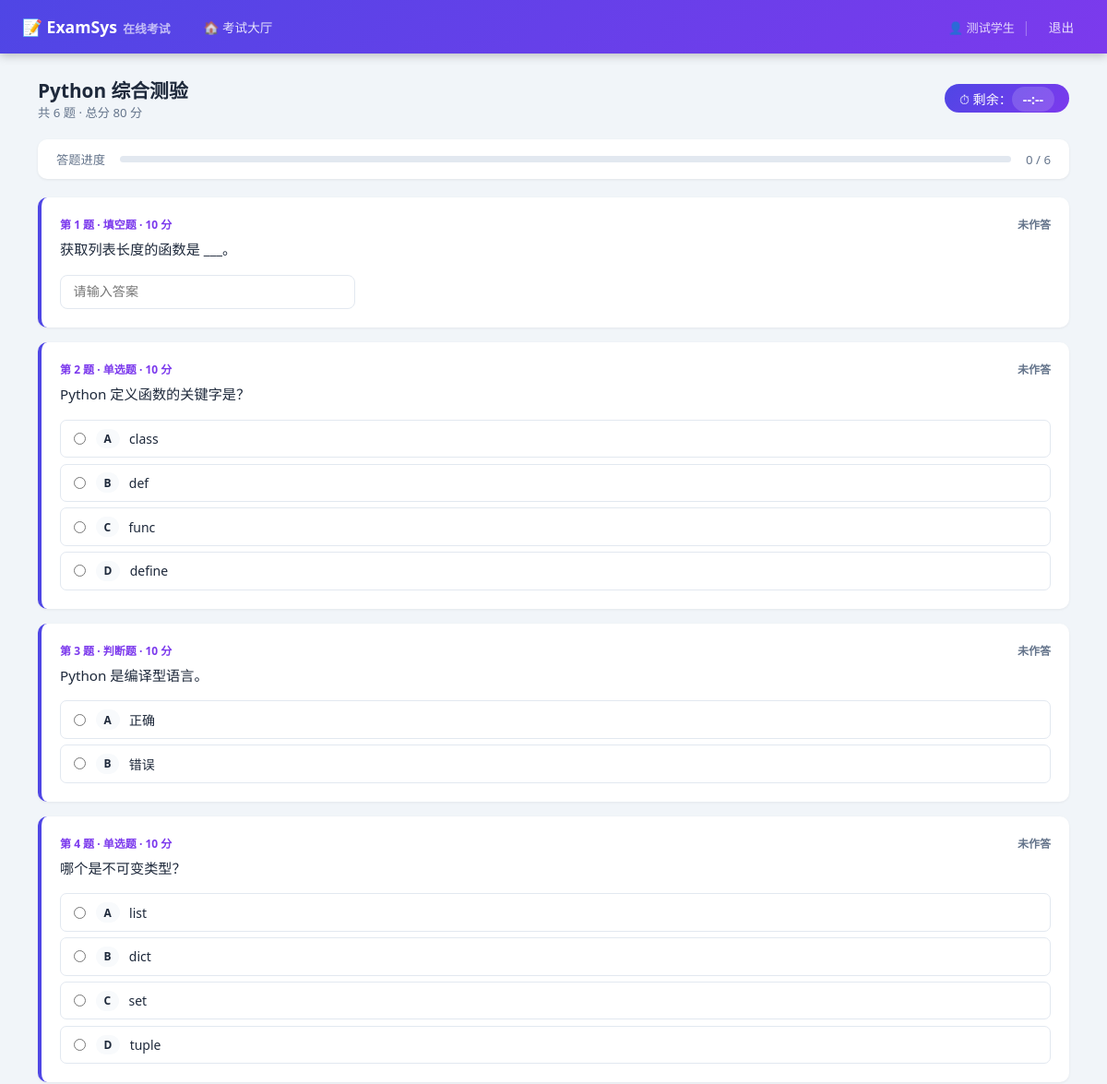
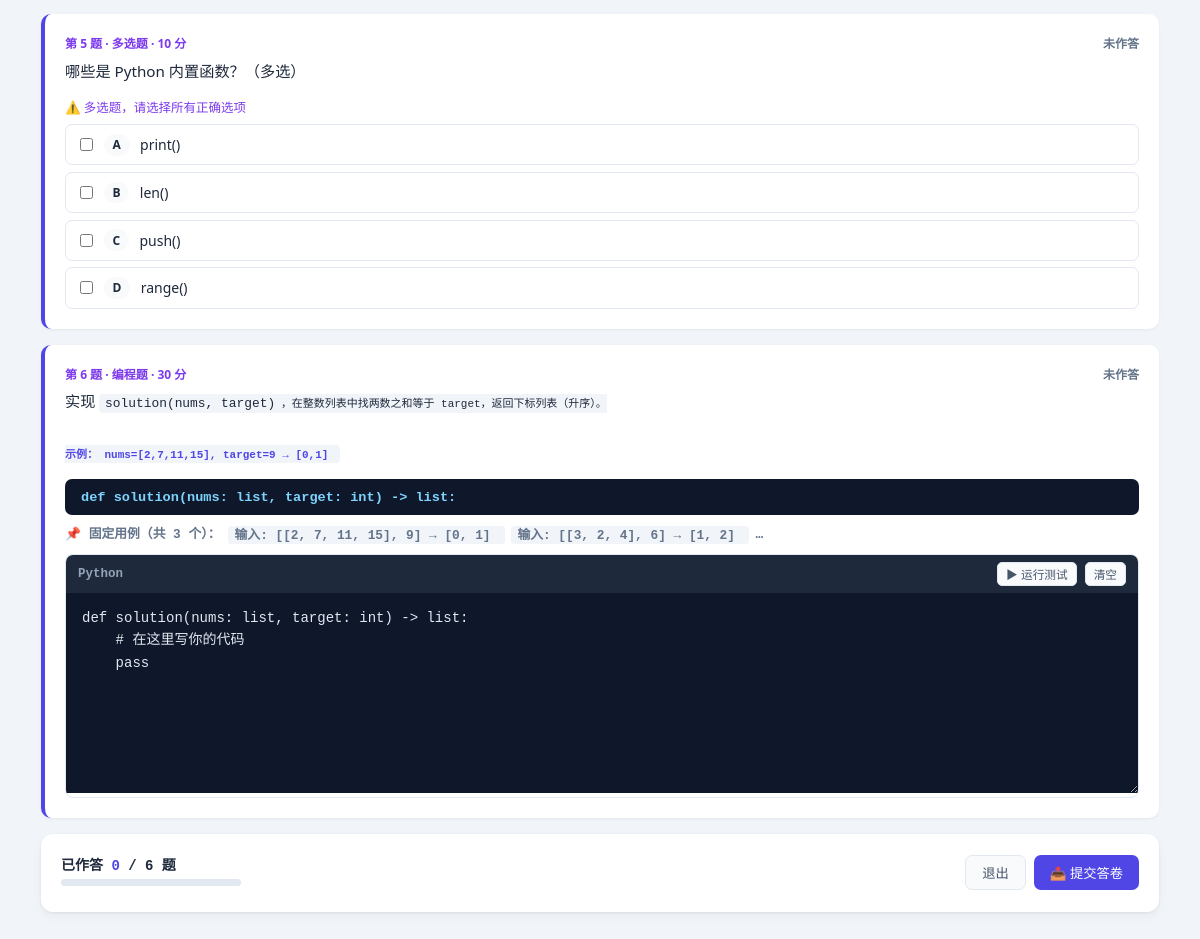
The app's page /exam/1/start (signed in) with its own data (2 pictures, top to bottom).
### tables this page shows
CREATE TABLE exams (
        id          INTEGER PRIMARY KEY AUTOINCREMENT,
        title       TEXT NOT NULL,
        description TEXT,
        duration    INTEGER DEFAULT 60,
        pass_score  INTEGER DEFAULT 60,
        shuffle     INTEGER DEFAULT 1,
        status      TEXT DEFAULT 'draft',
        created_by  INTEGER,
        created_at  TEXT DEFAULT (datetime('now','localtime')),
        FOREIGN KEY(created_by) REFERENCES users(id)
    );

CREATE TABLE questions (
        id             INTEGER PRIMARY KEY AUTOINCREMENT,
        exam_id        INTEGER NOT NULL,
        qtype          TEXT NOT NULL,
        content        TEXT NOT NULL,
        options        TEXT,
        answer         TEXT NOT NULL DEFAULT '',
        explanation    TEXT,
        score          INTEGER DEFAULT 10,
        sort_order     INTEGER DEFAULT 0,
        func_name      TEXT,
        func_signature TEXT,
        test_cases     TEXT,
        num_random     INTEGER DEFAULT 5,
        time_limit     INTEGER DEFAULT 5, keywords TEXT,
        FOREIGN KEY(exam_id) REFERENCES exams(id)
    );

### app.py (the view)
@app.route('/exam/<int:exam_id>/start')
@login_required
def start_exam(exam_id):
    db   = get_db()
    exam = db.execute("SELECT * FROM exams WHERE id=? AND status='published'",(exam_id,)).fetchone()
    if not exam: flash('考试不存在或未开放','warning'); return redirect(url_for('student_dashboard'))
    rec = db.execute("SELECT * FROM exam_records WHERE exam_id=? AND user_id=? AND finished_at IS NULL",
                     (exam_id, session['user_id'])).fetchone()
    if not rec:
        db.execute("INSERT INTO exam_records(exam_id,user_id) VALUES(?,?)",(exam_id,session['user_id']))
        db.commit()
        rec = db.execute("SELECT * FROM exam_records WHERE exam_id=? AND user_id=? AND finished_at IS NULL",
                         (exam_id,session['user_id'])).fetchone()
    qs = [dict(q) for q in db.execute(
        "SELECT * FROM questions WHERE exam_id=? ORDER BY sort_order",(exam_id,)).fetchall()]
    for q in qs:
        if q['options']:    q['options']    = json.loads(q['options'])
        if q.get('test_cases'): q['test_cases'] = json.loads(q['test_cases'])
    if exam['shuffle']:
        nc = [q for q in qs if q['qtype']!='coding']
        cq = [q for q in qs if q['qtype']=='coding']
        random.shuffle(nc); qs = nc + cq
    return render_template('exam_take.html', exam=exam, questions=qs, record=rec)

### app.py (called while the page is built)
def get_db():
    if 'db' not in g:
        g.db = sqlite3.connect(DB_PATH)
        g.db.row_factory = sqlite3.Row
        g.db.execute("PRAGMA journal_mode=WAL")
    return g.db

def login_required(f):
    @wraps(f)
    def d(*a,**kw):
        if 'user_id' not in session:
            flash('请先登录','warning'); return redirect(url_for('login'))
        return f(*a,**kw)
    return d

### templates/exam_take.html (shortened to what this page needs)
{% extends 'base.html' %}
{% block content %}
<div class="flex aic jb fw" style="margin-bottom:1.25rem;gap:1rem">
  <div>
    <h1 style="font-size:1.3rem;color:var(--text)">{{ exam.title }}</h1>
    <p class="muted">共 {{ questions|length }} 题 · 总分 {{ questions|sum(attribute='score') }} 分</p>
  </div>
  <div class="flex aic gap1">
    <span style="background:linear-gradient(135deg,var(--pri),var(--pri2));padding:.35rem 1rem;border-radius:20px;color:#fff;font-size:.88rem">
      ⏱ 剩余：<strong id="timer">--:--</strong>
    </span>
  </div>
</div>
<div style="background:var(--card);border-radius:10px;padding:.75rem 1.25rem;margin-bottom:1.25rem;box-shadow:0 1px 3px rgba(0,0,0,.07);display:flex;align-items:center;gap:1rem">
  <span class="muted" style="font-size:.83rem;white-space:nowrap">答题进度</span>
  <div class="pbar" style="flex:1"><div class="pfill" id="prog-fill" style="width:0%"></div></div>
  <span id="prog-text" class="muted" style="font-size:.83rem;white-space:nowrap">0 / {{ questions|length }}</span>
</div>
<form method="POST" action="{{ url_for('submit_exam', rid=record.id) }}" id="examForm">
{% for q in questions %}
<div class="qcard" id="qc_{{ loop.index }}">
  <div class="qnum">
    <span>
      第 {{ loop.index }} 题 ·
      {% if q.qtype=='single' %}单选题{% elif q.qtype=='multi' %}多选题{% elif q.qtype=='truefalse' %}判断题{% elif q.qtype=='fillblank' %}填空题{% else %}编程题{% endif %}
      · {{ q.score }} 分
    </span>
    <span id="qs_{{ loop.index }}" style="font-size:.75rem;color:var(--muted)">未作答</span>
  </div>
  <div class="qcontent">{{ q.content | replace('\n','<br>') | replace('**','<strong>') | replace('`','<code>') | safe }}</div>
  {% if q.qtype in ('single','truefalse') %}
  <div class="opts" data-qid="{{ q.id }}" data-idx="{{ loop.index }}">
    {% for opt in q.options %}
    <label class="opt-lb" id="ol_{{ q.id }}_{{ loop.index0 }}">
      <input type="radio" name="q_{{ q.id }}" value="{{ ['A','B','C','D'][loop.index0] }}"
             onchange="markDone({{ loop.index }}, this)">
      <span class="pill">{{ ['A','B','C','D'][loop.index0] }}</span>
      {{ opt }}
    </label>
    {% endfor %}
  </div>
  {% elif q.qtype == 'multi' %}
  <div style="font-size:.78rem;color:var(--pri2);margin-bottom:.5rem">⚠️ 多选题，请选择所有正确选项</div>
  <div class="opts">
    {% for opt in q.options %}
    <label class="opt-lb">
      <input type="checkbox" name="m_{{ q.id }}" value="{{ ['A','B','C','D'][loop.index0] }}"
             onchange="markMulti({{ loop.index }}, '{{ q.id }}')">
      <span class="pill">{{ ['A','B','C','D'][loop.index0] }}</span>
      {{ opt }}
    </label>
    {% endfor %}
  </div>
  {% elif q.qtype == 'fillblank' %}
  <input class="fc" name="q_{{ q.id }}" placeholder="请输入答案"
         style="max-width:320px" oninput="markDone({{ loop.index }}, this)">
  {% elif q.qtype == 'coding' %}
  <div style="margin-bottom:.75rem">
    {% if q.func_signature %}
    <div style="background:#0f172a;border-radius:7px;padding:.65rem 1rem;font-family:monospace;font-size:.85rem;color:#7dd3fc;margin-bottom:.5rem">
      {{ q.func_signature }}
    </div>
    {% endif %}
    {% if q.test_cases %}
    <div style="font-size:.8rem;color:var(--muted);margin-bottom:.5rem">
      📌 固定用例（共 {{ q.test_cases|length }} 个）：
      {% for tc in q.test_cases[:2] %}
      <code style="background:#f1f5f9;padding:.1rem .4rem;border-radius:3px;margin-right:.4rem">
        输入: {{ tc.input }} → {{ tc.output }}
      </code>
      {% endfor %}
      {% if q.test_cases|length > 2 %}<span>…</span>{% endif %}
    </div>
    {% endif %}
  </div>
  <div class="code-wrap">
    <div class="code-toolbar">
      <span>Python</span>
      <div class="flex gap1">
        <button type="button" class="btn bsec btn-xs" onclick="runCode('{{ q.id }}', '{{ q.func_name }}', {{ q.test_cases|tojson }}, {{ q.num_random }}, {{ q.time_limit }})">▶ 运行测试</button>
        <button type="button" class="btn bsec btn-xs" onclick="clearCode('{{ q.id }}')">清空</button>
      </div>
    </div>
    <textarea class="code-area" name="code_{{ q.id }}" id="code_{{ q.id }}"
              oninput="markDone({{ loop.index }}, this)"
              placeholder="{{ q.func_signature or 'def solution():' }}&#10;    # 在这里写你的代码&#10;    pass">{% if q.func_signature %}{{ q.func_signature }}
    # 在这里写你的代码
    pass{% endif %}</textarea>
  </div>
  {% endif %}
</div>
{% endfor %}
<div class="card">
  <div class="card-bd flex aic jb fw" style="gap:1rem">
    <div>
      <div style="font-size:.875rem">已作答 <strong id="done-count" style="color:var(--pri)">0</strong> / {{ questions|length }} 题</div>
      <div class="pbar" style="width:180px"><div class="pfill" id="prog-fill2" style="width:0%"></div></div>
    </div>
    <div class="flex gap1">
      <a href="{{ url_for('student_dashboard') }}" class="btn bsec"
         onclick="return confirm('确定退出？当前进度将丢失！')">退出</a>
      <button type="button" class="btn bp" onclick="confirmSubmit()">📤 提交答卷</button>
    </div>
  </div>
</div>
</form>
{% endblock %}

### templates/base.html (style rules this page uses)
* { box-sizing:border-box;margin:0;padding:0 }
:root { --pri:#4f46e5;--pri2:#7c3aed;--ok:#16a34a;--err:#dc2626;--warn:#d97706;--info:#2563eb; --bg:#f1f5f9;--card:#fff;--border:#e2e8f0;--text:#1e293b;--muted:#64748b;--light:#f8fafc }
body { font-family:'Segoe UI',system-ui,sans-serif;background:var(--bg);color:var(--text);min-height:100vh }
a { color:var(--pri);text-decoration:none }
.card { background:var(--card);border-radius:12px; box-shadow:0 1px 3px rgba(0,0,0,.07),0 4px 12px rgba(0,0,0,.04);margin-bottom:1.25rem }
.card-bd { padding:1.25rem }
.fc { width:100%;padding:.6rem .85rem;border:1.5px solid var(--border);border-radius:8px; font-size:.88rem;transition:border-color .2s,box-shadow .2s;background:#fff;color:var(--text) }
.btn { display:inline-flex;align-items:center;gap:.3rem;padding:.45rem 1rem;border-radius:7px; font-size:.83rem;font-weight:500;cursor:pointer;border:none;transition:all .18s; white-space:nowrap;text-decoration:none!important }
.bp { background:var(--pri);color:#fff }
.bsec { background:var(--light);color:#475569;border:1px solid var(--border) }
.btn-xs { padding:.18rem .5rem;font-size:.73rem;border-radius:5px }
.qcard { background:var(--card);border-radius:10px;padding:1.25rem;margin-bottom:1rem; border-left:4px solid var(--pri);box-shadow:0 1px 3px rgba(0,0,0,.06) }
.qnum { font-size:.75rem;color:var(--pri2);font-weight:700;text-transform:uppercase;margin-bottom:.4rem; display:flex;justify-content:space-between;align-items:center }
.qcontent { font-size:.95rem;font-weight:500;line-height:1.65;margin-bottom:.9rem }
.qcontent code { background:#f1f5f9;padding:.1rem .35rem;border-radius:4px;font-size:.85em }
.qcontent strong { color:var(--pri) }
.opts { display:flex;flex-direction:column;gap:.4rem }
.opt-lb { display:flex;align-items:center;gap:.65rem;padding:.55rem .9rem; border:1.5px solid var(--border);border-radius:7px;cursor:pointer; transition:all .18s;font-size:.875rem }
.opt-lb input { accent-color:var(--pri) }
.pill { background:var(--light);border-radius:999px;padding:.15rem .55rem; font-size:.75rem;font-weight:600;flex-shrink:0 }
.code-wrap { border:1.5px solid var(--border);border-radius:8px;overflow:hidden }
.code-toolbar { background:#1e293b;padding:.4rem .75rem;display:flex;align-items:center; justify-content:space-between;gap:.5rem }
.code-toolbar span { color:#94a3b8;font-size:.78rem }
.code-area { width:100%;min-height:200px;padding:.9rem 1rem;font-family:'Fira Code',Consolas,monospace; font-size:.875rem;line-height:1.6;border:none;outline:none;resize:vertical; background:#0f172a;color:#e2e8f0;tab-size:4 }
.pbar { height:7px;background:var(--border);border-radius:999px;overflow:hidden;margin:.35rem 0 }
.flex { display:flex }
.gap1 { gap:.5rem }
.aic { align-items:center }
.jb { justify-content:space-between }
.fw { flex-wrap:wrap }
.muted { color:var(--muted);font-size:.83rem }
#timer { background:rgba(255,255,255,.15);padding:.25rem .75rem;border-radius:20px;font-weight:700 }

### records on screen
exams: title "Python 综合测验"
questions: qtype "填空题", score "10", content "获取列表长度的函数是 ___。"
questions: qtype "单选题", score "10", content "Python 定义函数的关键字是？", index0 "A" "B" "C" "D", options "class" "def" "func" "define"
questions: qtype "判断题", score "10", content "Python 是编译型语言。", index0 "A" "B", options "正确" "错误"
questions: qtype "单选题", score "10", content "哪个是不可变类型？", index0 "A" "B" "C" "D", options "list" "dict" "set" "tuple"
questions: qtype "多选题", score "10", content "哪些是 Python 内置函数？（多选）", index0 "A" "B" "C" "D", options "print()" "len()" "push()" "range()"
questions: qtype "编程题", score "30", content "实现 solution(nums, target) ，在整数列表中找两数之和等于 target，返回下标列表（升序）。 示例： nums=[2,7,11,15], target=9 → [0,1]", func_signature "def solution(nums: list, target: int) -> list:", test_cases|length "3", input "[[2, 7, 11, 15], 9]" "[[3, 2, 4], 6]", output "[0, 1]" "[1, 2]", id "def solution(nums: list, target: int) -> list: # 在这里写你的代码 pass"

### other values on screen
{{ session.name }} "测试学生"
{{ questions|length }} "6"
{{ questions|sum(attribute='score') }} "80"
